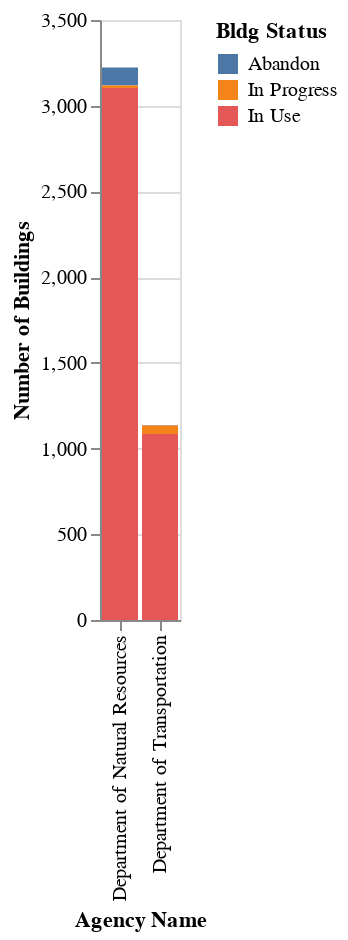

Notebook cell for this chart:
### Code cell
import pandas as pd
from altair import Chart

chart = Chart(aggregated_data)

# Encode x-axis (Agency Name) and y-axis (count)
x = alt.X("Agency Name:N", title="Agency Name")  # Nominal for categorical data
y = alt.Y("count:Q", title="Number of Buildings")

# Build the chart with bars colored by Bldg Status
chart = chart.mark_bar().encode(
    x=x,
    y=y,
    color="Bldg Status:N",
    tooltip=["Agency Name", "Bldg Status", "count"]  # Add tooltip information
)

# Display the chart
chart

### Figure 1 — Vega-Lite specification as saved in the notebook (floating-point values rounded to 4 significant figures)
{"config": {"view": {"continuousWidth": 400, "continuousHeight": 300}}, "data": {"name": "data-8e31d81be4363b23433672c09345f860"}, "mark": "bar", "encoding": {"color": {"field": "Bldg Status", "type": "nominal"}, "tooltip": [{"field": "Agency Name", "type": "nominal"}, {"field": "Bldg Status", "type": "nominal"}, {"field": "count", "type": "quantitative"}], "x": {"field": "Agency Name", "title": "Agency Name", "type": "nominal"}, "y": {"field": "count", "title": "Number of Buildings", "type": "quantitative"}}, "$schema": "https://vega.github.io/schema/vega-lite/v4.17.0.json", "datasets": {"data-8e31d81be4363b23433672c09345f860": [{"Agency Name": "Department of Natural Resources", "Bldg Status": "Abandon", "count": 105}, {"Agency Name": "Department of Natural Resources", "Bldg Status": "In Progress", "count": 15}, {"Agency Name": "Department of Natural Resources", "Bldg Status": "In Use", "count": 3103}, {"Agency Name": "Department of Transportation", "Bldg Status": "Abandon", "count": 3}, {"Agency Name": "Department of Transportation", "Bldg Status": "In Progress", "count": 49}, {"Agency Name": "Department of Transportation", "Bldg Status": "In Use", "count": 1085}]}}
